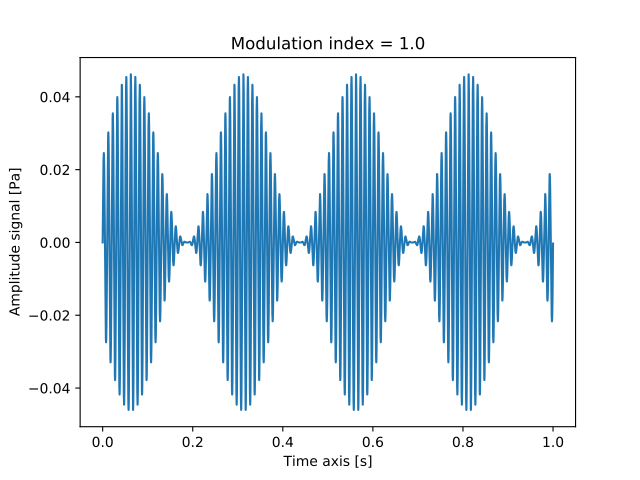

Source code (Python):
from mosqito.utils import am_sine_generator
import matplotlib.pyplot as plt
import numpy as np
fs = 48000      # [Hz]
duration = 1
t = np.linspace(0, duration, int(fs*duration))
dB = 60         # [dB SPL]
fc = 100        # [Hz]
fm = 4          # [Hz]
xmod = np.sin(2*np.pi*t*fm)
y_am, m = am_sine_generator(xmod, fs, fc, dB, True)
plt.plot(t, y_am)
plt.xlabel("Time axis [s]")
plt.ylabel("Amplitude signal [Pa]")
plt.title(f'Modulation index = {m:.1f}')
